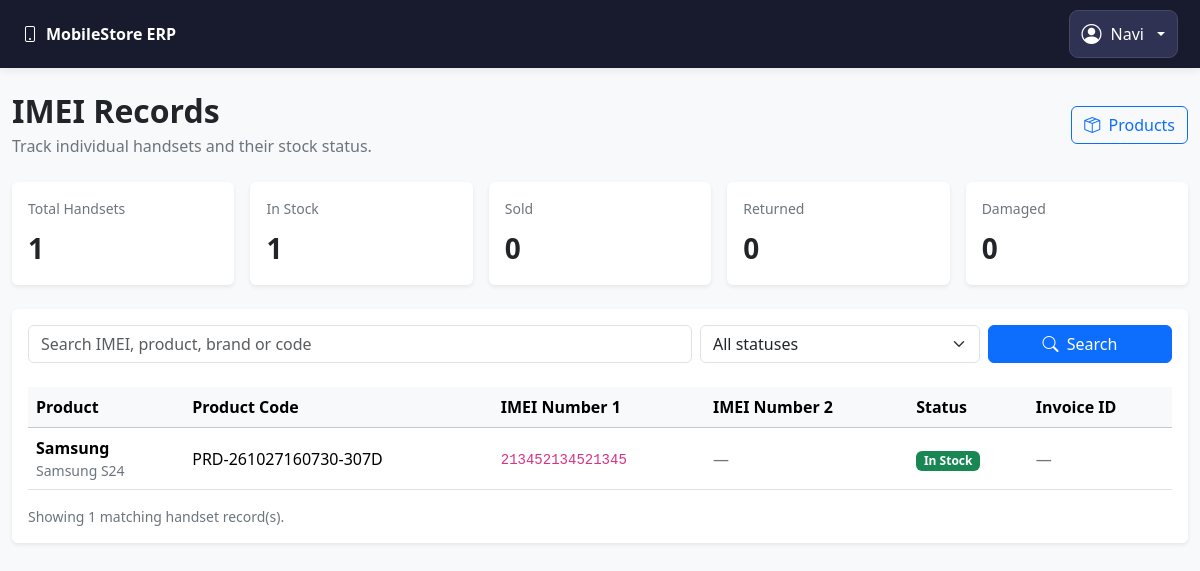
The app's page /imei-records (signed in) with its own data.
### models.py (models this page shows, shortened)
class TimestampMixin:
    created_at = db.Column(db.DateTime(timezone=True), default=utc_now, nullable=False)
    updated_at = db.Column(
        db.DateTime(timezone=True), default=utc_now, onupdate=utc_now, nullable=False
    )

class User(UserMixin, TimestampMixin, db.Model):
    __tablename__ = "users"
    id = db.Column(db.Integer, primary_key=True)
    username = db.Column(db.String(80), unique=True, nullable=False, index=True)
    full_name = db.Column(db.String(150), nullable=False)
    password_hash = db.Column(db.String(255), nullable=False)
    role = db.Column(db.String(20), nullable=False, default="cashier")
    is_active = db.Column(db.Boolean, default=True, nullable=False)

class IMEIRecord(TimestampMixin, db.Model):
    __tablename__ = "imei_records"
    id = db.Column(db.Integer, primary_key=True)
    product_id = db.Column(
    db.Integer,
    db.ForeignKey("products.id"),
    nullable=False,
    index=True
)
    imei1 = db.Column(
        db.String(15),
        unique=True,
        nullable=False,
        index=True
    )
    imei2 = db.Column(
        db.String(15),
        unique=True,
        nullable=True,
        index=True
    )
    status = db.Column(db.String(20), default="in_stock", nullable=False)
    sale_id = db.Column(db.Integer, db.ForeignKey("sales.id"))
    product = db.relationship("Product", back_populates="imei_records")

class Product(TimestampMixin, db.Model):
    __tablename__ = "products"
    id = db.Column(db.Integer, primary_key=True)
    product_code = db.Column(db.String(50), unique=True, nullable=False)
    barcode = db.Column(db.String(100), unique=True, nullable=True)
    name = db.Column(db.String(150), nullable=False, index=True)
    brand = db.Column(db.String(100))
    model = db.Column(db.String(100))
    category = db.Column(db.String(80), default="Mobile")
    variant = db.Column(db.String(100))
    color = db.Column(db.String(50))
    condition = db.Column(db.String(30), nullable=False, default="Sealed")
    used_grade = db.Column(db.String(30))
    warranty_months = db.Column(db.Integer, default=0)
    hsn_code = db.Column(db.String(30), nullable=True)
    gst_percent = db.Column(db.Float, default=0, nullable=False)
    cost_price = db.Column(db.Float, default=0, nullable=False)
    selling_price = db.Column(db.Float, default=0, nullable=False)
    stock_quantity = db.Column(db.Integer, default=0, nullable=False)
    reorder_level = db.Column(db.Integer, default=5, nullable=False)
    track_imei = db.Column(db.Boolean, default=True, nullable=False)
    is_active = db.Column(db.Boolean, default=True, nullable=False)
    imei_records = db.relationship("IMEIRecord", back_populates="product", lazy=True)

### app.py (the view, shortened to what this page needs)
    @app.route("/imei-records")
    @login_required
    def imei_records_list():
        search = request.args.get("q", "").strip()
        selected_status = request.args.get("status", "").strip()
        allowed_statuses = {
            "in_stock",
            "sold",
            "returned",
            "damaged",
        }
        query = IMEIRecord.query.join(
            Product,
            IMEIRecord.product_id == Product.id,
        )
        if selected_status in allowed_statuses:
            query = query.filter(IMEIRecord.status == selected_status)
        else:
            selected_status = ""
        records = query.order_by(IMEIRecord.id.desc()).all()
        counts = {
            "total": IMEIRecord.query.count(),
            "in_stock": IMEIRecord.query.filter_by(status="in_stock").count(),
            "sold": IMEIRecord.query.filter_by(status="sold").count(),
            "returned": IMEIRecord.query.filter_by(status="returned").count(),
            "damaged": IMEIRecord.query.filter_by(status="damaged").count(),
        }
        return render_template(
            "imei/list.html",
            records=records,
            search=search,
            selected_status=selected_status,
            counts=counts,
        )

### templates/Imei/list.html (shortened to what this page needs)
{% extends "base.html" %}
{% block content %}
<div class="container-fluid py-4">
    <div class="d-flex flex-wrap justify-content-between align-items-center gap-3 mb-4">
        <div>
            <h2 class="fw-bold mb-1">IMEI Records</h2>
            <p class="text-secondary mb-0">
                Track individual handsets and their stock status.
            </p>
        </div>
        <a href="{{ url_for('products_list') }}"
           class="btn btn-outline-primary">
            <i class="bi bi-box-seam me-1"></i>
            Products
        </a>
    </div>
    <div class="row g-3 mb-4">
        {% for key, label in [
            ('total', 'Total Handsets'),
            ('in_stock', 'In Stock'),
            ('sold', 'Sold'),
            ('returned', 'Returned'),
            ('damaged', 'Damaged')
        ] %}
        <div class="col-6 col-md-4 col-xl">
            <div class="card border-0 shadow-sm h-100">
                <div class="card-body">
                    <div class="small text-secondary mb-2">
                        {{ label }}
                    </div>
                    <div class="fs-3 fw-bold">
                        {{ counts[key] }}
                    </div>
                </div>
            </div>
        </div>
        {% endfor %}
    </div>
    <div class="card border-0 shadow-sm">
        <div class="card-body">
            <form method="GET"
                  action="{{ url_for('imei_records_list') }}"
                  class="row g-2 mb-4">
                <div class="col-12 col-lg-7">
                    <input type="search"
                           name="q"
                           class="form-control"
                           value="{{ search }}"
                           placeholder="Search IMEI, product, brand or code">
                </div>
                <div class="col-8 col-lg-3">
                    <select name="status" class="form-select">
                        <option value="">All statuses</option>
                    </select>
                </div>
                <div class="col-4 col-lg-2 d-grid">
                    <button class="btn btn-primary" type="submit">
                        <i class="bi bi-search me-1"></i>
                        Search
                    </button>
                </div>
            </form>
            <div class="table-responsive">
                <table class="table table-hover align-middle">
                    <thead class="table-light">
                        <tr>
                            <th>Product</th>
                            <th>Product Code</th>
                            <th>IMEI Number 1</th>
                            <th>IMEI Number 2</th>
                            <th>Status</th>
                            <th>Invoice ID</th>
                        </tr>
                    </thead>
                    <tbody>
                        {% for record in records %}
                        <tr>
                            <td>
                                <div class="fw-semibold">
                                    {{ record.product.name }}
                                </div>
                                <div class="small text-secondary">
                                    {{ record.product.brand or '' }}
                                    {{ record.product.model or '' }}
                                </div>
                            </td>
                            <td>{{ record.product.product_code }}</td>
                            <td>
                                <code>{{ record.imei1 }}</code>
                            </td>
                            <td>
                                {% if record.imei2 %}
                                    <code>{{ record.imei2 }}</code>
                                {% else %}
                                    <span class="text-secondary">—</span>
                                {% endif %}
                            </td>
                            <td>
                                {% if record.status == 'in_stock' %}
                                    <span class="badge text-bg-success">In Stock</span>
                                {% elif record.status == 'sold' %}
                                    <span class="badge text-bg-primary">Sold</span>
                                {% elif record.status == 'returned' %}
                                    <span class="badge text-bg-warning">Returned</span>
                                {% elif record.status == 'damaged' %}
                                    <span class="badge text-bg-danger">Damaged</span>
                                {% else %}
                                    <span class="badge text-bg-secondary">
                                        {{ record.status }}
                                    </span>
                                {% endif %}
                            </td>
                            <td>
                                {% if record.sale_id %}
                                    #{{ record.sale_id }}
                                {% else %}
                                    <span class="text-secondary">—</span>
                                {% endif %}
                            </td>
                        </tr>
                        {% endfor %}
                    </tbody>
                </table>
            </div>
            <div class="small text-secondary">
                Showing {{ records|length }} matching handset record(s).
            </div>
        </div>
    </div>
</div>
{% endblock %}

### templates/base.html (shortened to what this page needs)
<!DOCTYPE html>
<html lang="en">
<head>
    <link
        href="https://cdn.jsdelivr.net/npm/bootstrap@5.3.3/dist/css/bootstrap.min.css"
        rel="stylesheet">
    <link
        href="https://cdn.jsdelivr.net/npm/bootstrap-icons@1.11.3/font/bootstrap-icons.min.css"
        rel="stylesheet">
</head>
<body class="bg-light">
    {% if current_user.is_authenticated %}
    <nav class="navbar app-navbar">
        <div class="container-fluid px-0">
            <a class="app-brand" href="{{ url_for('dashboard_page') }}">
                <i class="bi bi-phone me-2"></i>MobileStore ERP
            </a>
            <div class="dropdown">
                <button
                    class="btn account-button dropdown-toggle"
                    type="button"
                    id="accountDropdown"
                    data-bs-toggle="dropdown"
                    aria-expanded="false">
                    <i class="bi bi-person-circle fs-5"></i>
                    <span class="account-name">
                        {{ current_user.full_name or current_user.username }}
                    </span>
                </button>
            </div>
        </div>
    </nav>
    {% endif %}
    {% block content %}{% endblock %}
</body>
</html>

### templates/base.html (style rules this page uses)
.app-navbar { background: #171b2d; padding: 10px 22px; box-shadow: 0 2px 10px rgba(0, 0, 0, .08); }
.app-brand { color: #fff; font-weight: 750; text-decoration: none; }
.account-button { display: inline-flex; align-items: center; gap: 9px; padding: 8px 12px; color: #fff; background: #303253; border: 1px solid #454969; border-radius: 9px; }

### records on screen
User: full_name "Navi"
IMEIRecord: product.name "Samsung", product "Samsung", product "S24", product.product_code "PRD-261027160730-307D", imei1 "213452134521345", status "In Stock"

### other values on screen
{{ label }} "Total Handsets" "In Stock" "Sold" "Returned" "Damaged"
{{ counts[key] }} "1" "1" "0" "0" "0"
{{ records|length }} "1"
